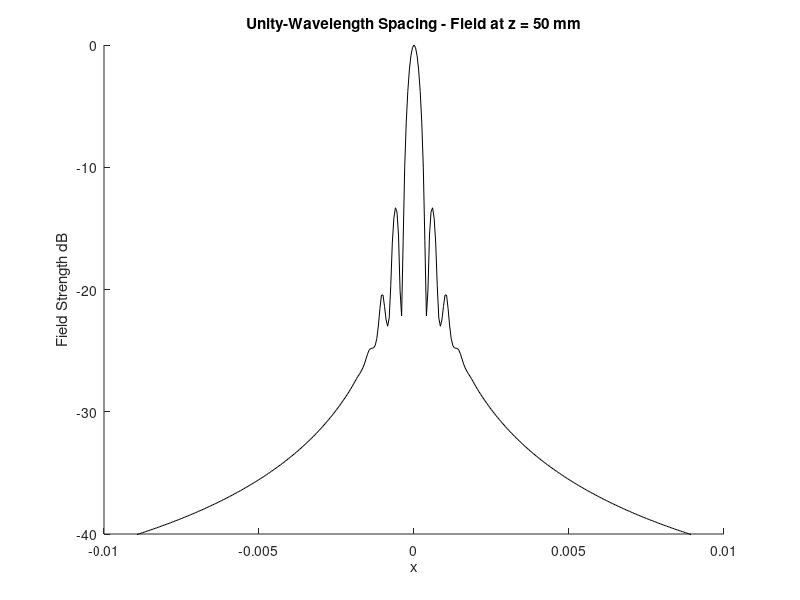

The MATLAB script that drew this image: (Note: this script raises an error after producing the figure.)
% Program to create array beam plot

clear all
j=sqrt(-1);

vel=1540;                                   % Speed of sound - all units MKS
num_elems=128;                               % Number of elements
fc = 5e6;                                     % Center frequency
pitch = vel/(fc);                              % Array element pitch
z_foc = 50e-3;                                % Range direction focal distance
theta_steer = 0*pi/180;                      % Steer angle

fs=fc/64;                                   % Define a sampling frequency (not critical)           
f=[fs:fs:8*fc];                             % Define an adequate frequency range
w=2*pi*f;                                   % Angular frequency radians
ns=length(f);                               % Number of samples

tdel=1.0e-6;                                % Use a fixed time offset so that base wavefor is 0 for t<0 (not critical)

bw=30;                                      % Fractional bandwidth as percent
sig=bw*fc/100;                              % Width of Gausian
gauss_pulse=exp(-pi*((f-fc)/sig).^2);       % Generate Gaussian pulse (frequency domain)

gauss_pulse=gauss_pulse.*exp(-j*w*tdel);    % Apply timed delay so 0 for t<0


gauss_t=real(ifft(gauss_pulse));            % Time domain of base waveform for reference
env_gauss_t=abs(hilbert(gauss_t));          % Envelope calculation
tstep=1./max(f);                            % Time steps after using Inverst FFT
t=[1:ns].*tstep;                            % Define time axis

weight=ones(num_elems,1);                  % Define the weighting function (you can change this)

xres = 0.050;
% Increase resolution for calculation in the x field.
x_pts=[-50:xres:50].*1e-3;                   % Define X-direction field locations
z_pts=[0.01:2.0:50.01].*1e-3;               % Define Z-direction field locations

% Create focal delays
for i=1:num_elems
    x_elem(i)=((i-1)-(num_elems-1)./2).*pitch;  % Calculate locations of each array element
    
    foc_del(i)=(sqrt(x_elem(i).^2+z_foc^2)-z_foc)./vel; % Calculate focusing delays
    
    steer_del(i) = i*pitch*sin(theta_steer)/vel;
    
    foc_del(i)=foc_del(i)+steer_del(i);     % You can included steering and focusing in one line - in fact it works better that way
                                       
end

for j=26:length(z_pts)                       % Loop over field locations

    for i=1:length(x_pts)
        sum_pulse=zeros(size(gauss_pulse)); % Initialize sum of waveforms to zero before starting loop
        for k=1:num_elems

            prop_del=(sqrt((x_elem(k)-x_pts(i)).^2+z_pts(j)^2))./vel;   
            % prop_del = ???? for each elem location, calculate actual
            % propagation time out to current field point
            sum_pulse=sum_pulse+weight(k).*gauss_pulse.*exp(-sqrt(-1)*w.*(prop_del-foc_del(k)));
        end

        sum_pulse_t=real(ifft(sum_pulse));  % Convert to time domain

        field_val(j,i)= max(abs(hilbert(sum_pulse_t))); 
 
    end
    field_val(j,:)=field_val(j,:)./max(field_val(j,:));
    field_db(j,:)=20*log10(field_val(j,:));
end

% Find -6 dB Points
mask = field_db(26,:) > (-6);
mask = mask*1;
six_dB_width = sum(mask)*xres


figure(1)
hold on
plot(x_pts,field_db(26,:),'k');
xlabel('x');
ylabel('Field Strength dB');
title('Unity-Wavelength Spacing - Field at z = 50 mm');
axis([-0.01 0.01 -40 0])

UltrasoundHomework_Task2(1);
legend('Unity-Wavelength Spacing (f_c = 5 MHz)', 'No Window (f_c = 10 MHz)', 'Hann Window (f_c = 10 MHz)')
	

beep











